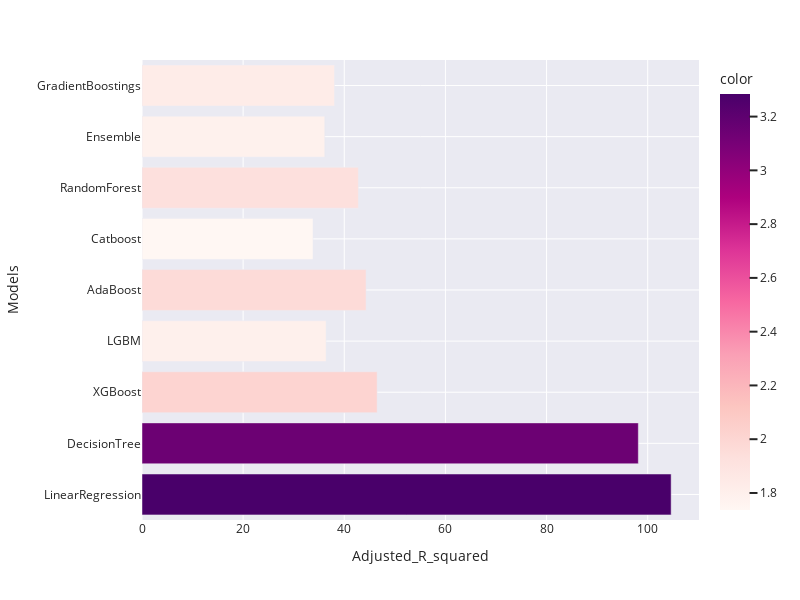

Notebook code cell kept with this figure:
### Markdown cell above
Adjusted R2

### Code cell
fig = px.bar(
    x=results.iloc[:9, 2].values,
    y=models,
    orientation='h',
    color=results['Adjusted_R_squared'].iloc[:9],
    color_continuous_scale='rdpu',  
    template="seaborn"
)

fig.update_layout(width=800, height=600,
                 xaxis=dict(title='Adjusted_R_squared'),
                 yaxis=dict(title="Models"))

fig.show()

### Figure 1 — Plotly figure (JSON) as saved in the notebook; plotly's stock layout.template omitted (floating-point values rounded to 4 significant figures)
{"data": [{"alignmentgroup": "True", "hovertemplate": "x=%{x}<br>y=%{y}<br>color=%{marker.color}<extra></extra>", "legendgroup": "", "marker": {"color": [3.284, 3.145, 2.013, 1.796, 1.966, 1.737, 1.933, 1.788, 1.831], "coloraxis": "coloraxis", "pattern": {"shape": ""}}, "name": "", "offsetgroup": "", "orientation": "h", "showlegend": false, "textposition": "auto", "type": "bar", "x": [104.6, 98.15, 46.5, 36.4, 44.31, 33.81, 42.78, 36.14, 38.06], "xaxis": "x", "y": ["LinearRegression", "DecisionTree", "XGBoost", "LGBM", "AdaBoost", "Catboost", "RandomForest", "Ensemble", "GradientBoostings"], "yaxis": "y"}], "layout": {"barmode": "relative", "coloraxis": {"colorbar": {"title": {"text": "color"}}, "colorscale": [[0, "rgb(255,247,243)"], [0.125, "rgb(253,224,221)"], [0.25, "rgb(252,197,192)"], [0.375, "rgb(250,159,181)"], [0.5, "rgb(247,104,161)"], [0.625, "rgb(221,52,151)"], [0.75, "rgb(174,1,126)"], [0.875, "rgb(122,1,119)"], [1, "rgb(73,0,106)"]]}, "height": 600, "legend": {"tracegroupgap": 0}, "margin": {"t": 60}, "width": 800, "xaxis": {"anchor": "y", "domain": [0, 1], "title": {"text": "Adjusted_R_squared"}}, "yaxis": {"anchor": "x", "domain": [0, 1], "title": {"text": "Models"}}}}
